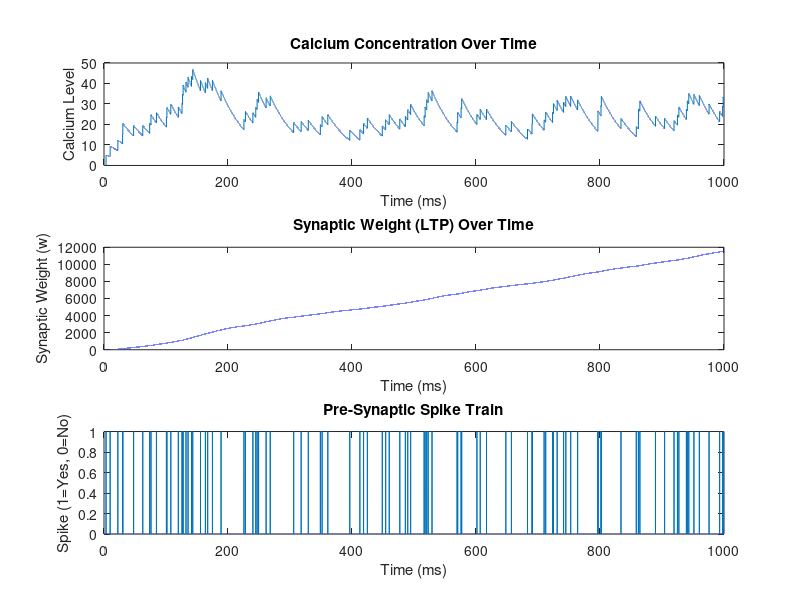

MATLAB code for this plot:
% LTP Simulation Parameters
dt = 0.01;                  % Time step (ms)
T = 1000;                   % Total simulation time (ms)
time = 0:dt:T;              % Time vector
firing_rate = 100;          % Firing rate of pre-synaptic neuron (Hz)
n_spikes = round(firing_rate * (T / 1000));  % Total spikes based on firing rate
spike_times = sort(randi(length(time), 1, n_spikes));  % Random spike times

% Calcium and Synaptic Weight Parameters
Ca = zeros(1, length(time));    % Calcium concentration
tau_Ca = 50;                    % Decay constant for calcium concentration (ms)
Ca_increment = 5;               % Calcium increase per spike
threshold_Ca = 0.3;             % Threshold calcium level for potentiation
tau_LTP = 100;                  % Time constant for synaptic weight decay (ms)
w = zeros(1, length(time));     % Synaptic weight over time
w(1) = 0.5;                     % Initial synaptic weight
alpha_LTP = 0.005;              % Learning rate for LTP (rate of synaptic weight increase)

% Simulation Loop
for t = 2:length(time)
    % Check if there's a spike at the current time
    if ismember(t, spike_times)
        % Increase calcium concentration with each spike
        Ca(t) = Ca(t-1) + Ca_increment;
    else
        % Decay calcium concentration over time
        Ca(t) = Ca(t-1) * exp(-dt / tau_Ca);
    end
    
    % Update synaptic weight based on calcium level
    if Ca(t) >= threshold_Ca
        % Increase synaptic weight for LTP
        dw = alpha_LTP * (Ca(t) - threshold_Ca);
        w(t) = w(t-1) + dw;
    else
        % Decay synaptic weight in absence of sufficient calcium
        w(t) = w(t-1) * exp(-dt / tau_LTP);
    end
end

% Plotting Results
figure;
subplot(3, 1, 1);
plot(time, Ca);
title('Calcium Concentration Over Time');
xlabel('Time (ms)');
ylabel('Calcium Level');

subplot(3, 1, 2);
plot(time, w);
title('Synaptic Weight (LTP) Over Time');
xlabel('Time (ms)');
ylabel('Synaptic Weight (w)');

subplot(3, 1, 3);
plot(time, ismember(1:length(time), spike_times));
title('Pre-Synaptic Spike Train');
xlabel('Time (ms)');
ylabel('Spike (1=Yes, 0=No)');
